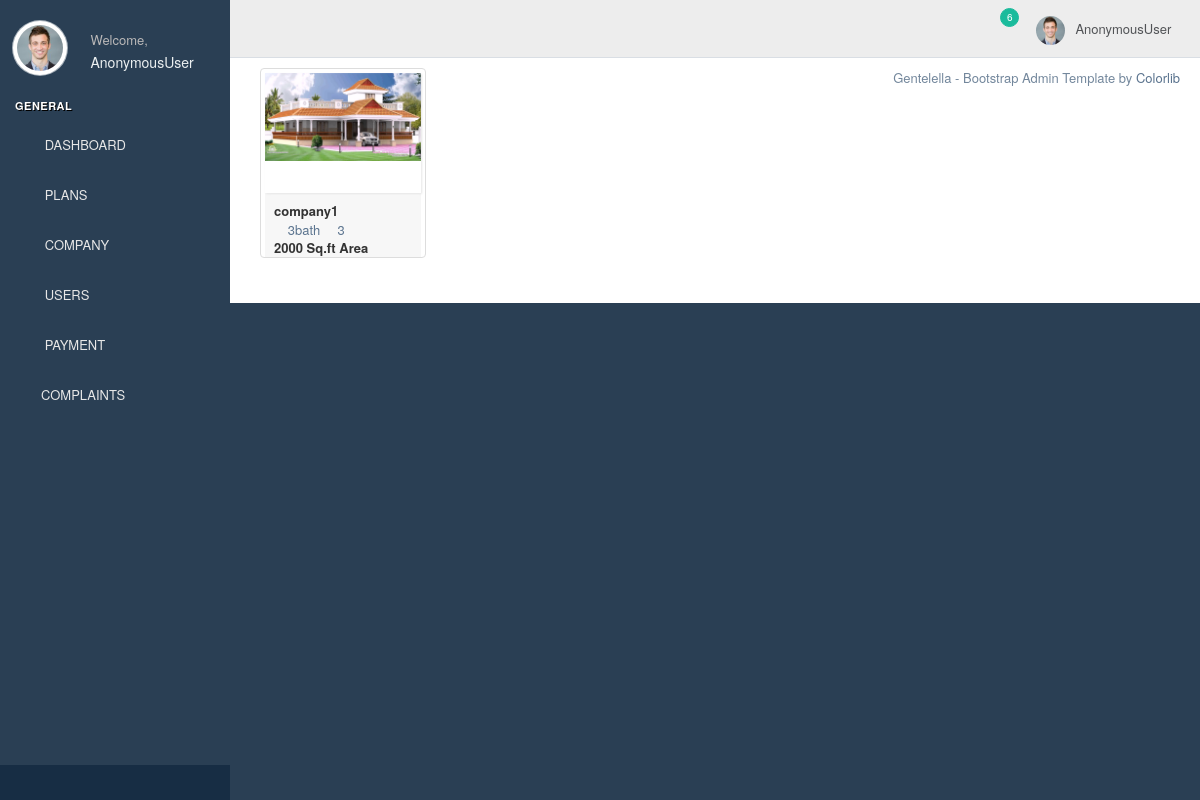
The page /viewplan on the database its author committed.
### homeapp/models.py (models this page shows)
class plan_details(models.Model):
    company=models.ForeignKey(Login,on_delete=models.CASCADE,related_name='company_name')
    elevation=models.ImageField(blank=True,null=True)
    twod_plan=models.ImageField(blank=True,null=True)
    threed_plan=models.ImageField(blank=True,null=True)
    rooms=models.IntegerField(null=True,blank=True)
    bathrooms=models.IntegerField(null=True,blank=True)
    area=models.CharField(max_length=1000,null=True,blank=True)

class Login(AbstractUser):
    is_company = models.BooleanField(default=False)
    is_user = models.BooleanField(default=False)

### homeapp/adminviews.py (the view)
# urls.py: path('viewplan',adminviews.viewplan,name='viewplan'),
def viewplan(request):
    plan = plan_details.objects.all()
    return render(request,'admintemp/viewplan.html',{'plan':plan})

### templates/admintemp/viewplan.html (shortened to what this page needs)
{% extends 'admintemp/ahome.html' %}
{% block content %}
{% load crispy_forms_filters %}
{% for i in plan %}
                      <div class="col-md-55">
                        <div class="thumbnail">
                          <div class="image view view-first">
                            <img style="width:100%; display: block;" src="{{i.elevation.url}}" alt="image" />
                          </div>
                          <div class="caption">
                              <div class="tools tools-bottom">
                                  <strong>{{i.company}}</strong><br>
                                <a href="#"><i class="fa fa-building" aria-hidden="true"></i></a>
                                <a href="#">{{i.bathrooms}}bath</a>
                                <a href="#"><i class="fa fa-bed"></i> {{i.rooms}}</a>
                              </div>
                            <p><strong>{{i.area}} Sq.ft Area
                            </strong></p>
                          </div>
                        </div>
                      </div>
                        {% endfor %}
{% endblock %}

### rows shown on the page
plan_details: elevation (picture), company "company1", bathrooms "3", rooms "3", area "2000"

### other values the page prints
{{ request.user }} "AnonymousUser"
